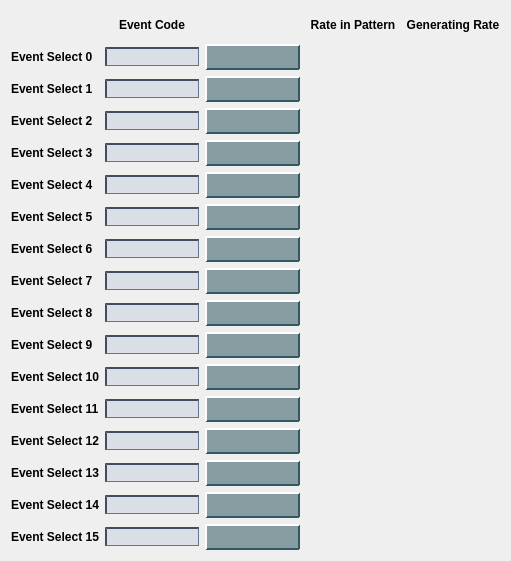
<?xml version="1.0" encoding="UTF-8"?>
<ui version="4.0">
 <class>Form</class>
 <widget class="QWidget" name="Form">
  <property name="geometry">
   <rect>
    <x>0</x>
    <y>0</y>
    <width>511</width>
    <height>561</height>
   </rect>
  </property>
  <property name="windowTitle">
   <string>Timing Event Diagnostics - TPR:${LOCA}:${IOC_UNIT}:${INST}</string>
  </property>
  <property name="styleSheet">
   <string notr="true">QPushButton {
    background-color: rgb(136,157,162);
    border-color: rgb(212,228,233) rgb(50,88,100) rgb(50,88,100) rgb(212,228,233);
    border-style: outset;
    border-radius: 1px;
    border-width: 2px; 
    padding: 4px;
}
QPushButton:hover {
   background-color: rgb(106,127,132);
}
QPushButton:pressed {
    background-color: rgb(208,229,232);
    border-style: inset;
    border-width: 2px;
	border-color: rgb(50,88,100) rgb(212,228,233) rgb(212,228,233) rgb(50,88,100);
}
QPushButton:checked{
    background-color: rgb(208,229,232);
    border-style: inset;
    border-width: 2px;
	border-color:  rgb(112,134,142) rgb(229,233,235) rgb(239,233,235) rgb(112,134,142);
}
QLineEdit {
  background-color: rgb(218,223,230);
  border-color: rgb(66,77,96);
  border-style: inset;
  border-width: 2px 1px 1px 2px;
}
QLineEdit:hover {
 background-color: rgb(198,203,210)
}
PyDMLabel {
  background-color: rgb(189,197,205);
}</string>
  </property>
  <layout class="QGridLayout" name="gridLayout" rowstretch="1,1,1,1,1,1,1,1,1,1,1,1,1,1,1,1,1" columnstretch="0,1,1,1,1">
   <item row="0" column="1">
    <widget class="QLabel" name="label_17">
     <property name="font">
      <font>
       <weight>75</weight>
       <bold>true</bold>
      </font>
     </property>
     <property name="text">
      <string>Event Code</string>
     </property>
     <property name="alignment">
      <set>Qt::AlignCenter</set>
     </property>
    </widget>
   </item>
   <item row="0" column="3">
    <widget class="QLabel" name="label_19">
     <property name="font">
      <font>
       <weight>75</weight>
       <bold>true</bold>
      </font>
     </property>
     <property name="text">
      <string>Rate in Pattern</string>
     </property>
     <property name="alignment">
      <set>Qt::AlignCenter</set>
     </property>
    </widget>
   </item>
   <item row="0" column="4">
    <widget class="QLabel" name="label_20">
     <property name="font">
      <font>
       <weight>75</weight>
       <bold>true</bold>
      </font>
     </property>
     <property name="text">
      <string>Generating Rate</string>
     </property>
     <property name="alignment">
      <set>Qt::AlignCenter</set>
     </property>
    </widget>
   </item>
   <item row="1" column="0">
    <widget class="QLabel" name="label">
     <property name="font">
      <font>
       <weight>75</weight>
       <bold>true</bold>
      </font>
     </property>
     <property name="text">
      <string>Event Select 0</string>
     </property>
    </widget>
   </item>
   <item row="1" column="3">
    <widget class="PyDMLabel" name="PyDMLabel_2">
     <property name="font">
      <font>
       <pointsize>8</pointsize>
      </font>
     </property>
     <property name="toolTip">
      <string/>
     </property>
     <property name="alignment">
      <set>Qt::AlignCenter</set>
     </property>
     <property name="channel" stdset="0">
      <string>ca://TPR:${LOCA}:${IOC_UNIT}:${INST}:SOFTEVSEL0_RATE</string>
     </property>
    </widget>
   </item>
   <item row="1" column="4">
    <widget class="PyDMLabel" name="PyDMLabel_3">
     <property name="font">
      <font>
       <pointsize>8</pointsize>
      </font>
     </property>
     <property name="toolTip">
      <string/>
     </property>
     <property name="alignment">
      <set>Qt::AlignCenter</set>
     </property>
     <property name="channel" stdset="0">
      <string>ca://TPR:${LOCA}:${IOC_UNIT}:${INST}:SOFTEVSEL0_EVRATE</string>
     </property>
    </widget>
   </item>
   <item row="2" column="0">
    <widget class="QLabel" name="label_2">
     <property name="font">
      <font>
       <weight>75</weight>
       <bold>true</bold>
      </font>
     </property>
     <property name="text">
      <string>Event Select 1</string>
     </property>
    </widget>
   </item>
   <item row="2" column="2">
    <widget class="PyDMPushButton" name="PyDMPushButton_2">
     <property name="toolTip">
      <string/>
     </property>
     <property name="channel" stdset="0">
      <string>ca://TPR:${LOCA}:${IOC_UNIT}:${INST}:SOFTEVSEL1_ENABLE</string>
     </property>
    </widget>
   </item>
   <item row="2" column="3">
    <widget class="PyDMLabel" name="PyDMLabel_32">
     <property name="font">
      <font>
       <pointsize>8</pointsize>
      </font>
     </property>
     <property name="toolTip">
      <string/>
     </property>
     <property name="alignment">
      <set>Qt::AlignCenter</set>
     </property>
     <property name="channel" stdset="0">
      <string>ca://TPR:${LOCA}:${IOC_UNIT}:${INST}:SOFTEVSEL1_RATE</string>
     </property>
    </widget>
   </item>
   <item row="2" column="4">
    <widget class="PyDMLabel" name="PyDMLabel_47">
     <property name="font">
      <font>
       <pointsize>8</pointsize>
      </font>
     </property>
     <property name="toolTip">
      <string/>
     </property>
     <property name="alignment">
      <set>Qt::AlignCenter</set>
     </property>
     <property name="channel" stdset="0">
      <string>ca://TPR:${LOCA}:${IOC_UNIT}:${INST}:SOFTEVSEL1_EVRATE</string>
     </property>
    </widget>
   </item>
   <item row="3" column="0">
    <widget class="QLabel" name="label_3">
     <property name="font">
      <font>
       <weight>75</weight>
       <bold>true</bold>
      </font>
     </property>
     <property name="text">
      <string>Event Select 2</string>
     </property>
    </widget>
   </item>
   <item row="3" column="2">
    <widget class="PyDMPushButton" name="PyDMPushButton_3">
     <property name="toolTip">
      <string/>
     </property>
     <property name="channel" stdset="0">
      <string>ca://TPR:${LOCA}:${IOC_UNIT}:${INST}:SOFTEVSEL2_ENABLE</string>
     </property>
    </widget>
   </item>
   <item row="3" column="3">
    <widget class="PyDMLabel" name="PyDMLabel_23">
     <property name="font">
      <font>
       <pointsize>8</pointsize>
      </font>
     </property>
     <property name="toolTip">
      <string/>
     </property>
     <property name="alignment">
      <set>Qt::AlignCenter</set>
     </property>
     <property name="channel" stdset="0">
      <string>ca://TPR:${LOCA}:${IOC_UNIT}:${INST}:SOFTEVSEL2_RATE</string>
     </property>
    </widget>
   </item>
   <item row="3" column="4">
    <widget class="PyDMLabel" name="PyDMLabel_38">
     <property name="font">
      <font>
       <pointsize>8</pointsize>
      </font>
     </property>
     <property name="toolTip">
      <string/>
     </property>
     <property name="alignment">
      <set>Qt::AlignCenter</set>
     </property>
     <property name="channel" stdset="0">
      <string>ca://TPR:${LOCA}:${IOC_UNIT}:${INST}:SOFTEVSEL2_EVRATE</string>
     </property>
    </widget>
   </item>
   <item row="4" column="0">
    <widget class="QLabel" name="label_4">
     <property name="font">
      <font>
       <weight>75</weight>
       <bold>true</bold>
      </font>
     </property>
     <property name="text">
      <string>Event Select 3</string>
     </property>
    </widget>
   </item>
   <item row="4" column="2">
    <widget class="PyDMPushButton" name="PyDMPushButton_4">
     <property name="toolTip">
      <string/>
     </property>
     <property name="channel" stdset="0">
      <string>ca://TPR:${LOCA}:${IOC_UNIT}:${INST}:SOFTEVSEL3_ENABLE</string>
     </property>
    </widget>
   </item>
   <item row="4" column="3">
    <widget class="PyDMLabel" name="PyDMLabel_30">
     <property name="font">
      <font>
       <pointsize>8</pointsize>
      </font>
     </property>
     <property name="toolTip">
      <string/>
     </property>
     <property name="alignment">
      <set>Qt::AlignCenter</set>
     </property>
     <property name="channel" stdset="0">
      <string>ca://TPR:${LOCA}:${IOC_UNIT}:${INST}:SOFTEVSEL3_RATE</string>
     </property>
    </widget>
   </item>
   <item row="4" column="4">
    <widget class="PyDMLabel" name="PyDMLabel_45">
     <property name="font">
      <font>
       <pointsize>8</pointsize>
      </font>
     </property>
     <property name="toolTip">
      <string/>
     </property>
     <property name="alignment">
      <set>Qt::AlignCenter</set>
     </property>
     <property name="channel" stdset="0">
      <string>ca://TPR:${LOCA}:${IOC_UNIT}:${INST}:SOFTEVSEL3_EVRATE</string>
     </property>
    </widget>
   </item>
   <item row="5" column="0">
    <widget class="QLabel" name="label_5">
     <property name="font">
      <font>
       <weight>75</weight>
       <bold>true</bold>
      </font>
     </property>
     <property name="text">
      <string>Event Select 4</string>
     </property>
    </widget>
   </item>
   <item row="5" column="2">
    <widget class="PyDMPushButton" name="PyDMPushButton_5">
     <property name="toolTip">
      <string/>
     </property>
     <property name="channel" stdset="0">
      <string>ca://TPR:${LOCA}:${IOC_UNIT}:${INST}:SOFTEVSEL4_ENABLE</string>
     </property>
    </widget>
   </item>
   <item row="5" column="3">
    <widget class="PyDMLabel" name="PyDMLabel_26">
     <property name="font">
      <font>
       <pointsize>8</pointsize>
      </font>
     </property>
     <property name="toolTip">
      <string/>
     </property>
     <property name="alignment">
      <set>Qt::AlignCenter</set>
     </property>
     <property name="channel" stdset="0">
      <string>ca://TPR:${LOCA}:${IOC_UNIT}:${INST}:SOFTEVSEL4_RATE</string>
     </property>
    </widget>
   </item>
   <item row="5" column="4">
    <widget class="PyDMLabel" name="PyDMLabel_41">
     <property name="font">
      <font>
       <pointsize>8</pointsize>
      </font>
     </property>
     <property name="toolTip">
      <string/>
     </property>
     <property name="alignment">
      <set>Qt::AlignCenter</set>
     </property>
     <property name="channel" stdset="0">
      <string>ca://TPR:${LOCA}:${IOC_UNIT}:${INST}:SOFTEVSEL4_EVRATE</string>
     </property>
    </widget>
   </item>
   <item row="6" column="0">
    <widget class="QLabel" name="label_6">
     <property name="font">
      <font>
       <weight>75</weight>
       <bold>true</bold>
      </font>
     </property>
     <property name="text">
      <string>Event Select 5</string>
     </property>
    </widget>
   </item>
   <item row="6" column="2">
    <widget class="PyDMPushButton" name="PyDMPushButton_6">
     <property name="toolTip">
      <string/>
     </property>
     <property name="channel" stdset="0">
      <string>ca://TPR:${LOCA}:${IOC_UNIT}:${INST}:SOFTEVSEL5_ENABLE</string>
     </property>
    </widget>
   </item>
   <item row="6" column="3">
    <widget class="PyDMLabel" name="PyDMLabel_27">
     <property name="font">
      <font>
       <pointsize>8</pointsize>
      </font>
     </property>
     <property name="toolTip">
      <string/>
     </property>
     <property name="alignment">
      <set>Qt::AlignCenter</set>
     </property>
     <property name="channel" stdset="0">
      <string>ca://TPR:${LOCA}:${IOC_UNIT}:${INST}:SOFTEVSEL5_RATE</string>
     </property>
    </widget>
   </item>
   <item row="6" column="4">
    <widget class="PyDMLabel" name="PyDMLabel_42">
     <property name="font">
      <font>
       <pointsize>8</pointsize>
      </font>
     </property>
     <property name="toolTip">
      <string/>
     </property>
     <property name="alignment">
      <set>Qt::AlignCenter</set>
     </property>
     <property name="channel" stdset="0">
      <string>ca://TPR:${LOCA}:${IOC_UNIT}:${INST}:SOFTEVSEL5_EVRATE</string>
     </property>
    </widget>
   </item>
   <item row="7" column="0">
    <widget class="QLabel" name="label_7">
     <property name="font">
      <font>
       <weight>75</weight>
       <bold>true</bold>
      </font>
     </property>
     <property name="text">
      <string>Event Select 6</string>
     </property>
    </widget>
   </item>
   <item row="7" column="2">
    <widget class="PyDMPushButton" name="PyDMPushButton_7">
     <property name="toolTip">
      <string/>
     </property>
     <property name="channel" stdset="0">
      <string>ca://TPR:${LOCA}:${IOC_UNIT}:${INST}:SOFTEVSEL6_ENABLE</string>
     </property>
    </widget>
   </item>
   <item row="7" column="3">
    <widget class="PyDMLabel" name="PyDMLabel_25">
     <property name="font">
      <font>
       <pointsize>8</pointsize>
      </font>
     </property>
     <property name="toolTip">
      <string/>
     </property>
     <property name="alignment">
      <set>Qt::AlignCenter</set>
     </property>
     <property name="channel" stdset="0">
      <string>ca://TPR:${LOCA}:${IOC_UNIT}:${INST}:SOFTEVSEL6_RATE</string>
     </property>
    </widget>
   </item>
   <item row="7" column="4">
    <widget class="PyDMLabel" name="PyDMLabel_40">
     <property name="font">
      <font>
       <pointsize>8</pointsize>
      </font>
     </property>
     <property name="toolTip">
      <string/>
     </property>
     <property name="alignment">
      <set>Qt::AlignCenter</set>
     </property>
     <property name="channel" stdset="0">
      <string>ca://TPR:${LOCA}:${IOC_UNIT}:${INST}:SOFTEVSEL6_EVRATE</string>
     </property>
    </widget>
   </item>
   <item row="8" column="0">
    <widget class="QLabel" name="label_8">
     <property name="font">
      <font>
       <weight>75</weight>
       <bold>true</bold>
      </font>
     </property>
     <property name="text">
      <string>Event Select 7</string>
     </property>
    </widget>
   </item>
   <item row="8" column="2">
    <widget class="PyDMPushButton" name="PyDMPushButton_8">
     <property name="toolTip">
      <string/>
     </property>
     <property name="channel" stdset="0">
      <string>ca://TPR:${LOCA}:${IOC_UNIT}:${INST}:SOFTEVSEL7_ENABLE</string>
     </property>
    </widget>
   </item>
   <item row="8" column="3">
    <widget class="PyDMLabel" name="PyDMLabel_19">
     <property name="font">
      <font>
       <pointsize>8</pointsize>
      </font>
     </property>
     <property name="toolTip">
      <string/>
     </property>
     <property name="alignment">
      <set>Qt::AlignCenter</set>
     </property>
     <property name="channel" stdset="0">
      <string>ca://TPR:${LOCA}:${IOC_UNIT}:${INST}:SOFTEVSEL7_RATE</string>
     </property>
    </widget>
   </item>
   <item row="8" column="4">
    <widget class="PyDMLabel" name="PyDMLabel_34">
     <property name="font">
      <font>
       <pointsize>8</pointsize>
      </font>
     </property>
     <property name="toolTip">
      <string/>
     </property>
     <property name="alignment">
      <set>Qt::AlignCenter</set>
     </property>
     <property name="channel" stdset="0">
      <string>ca://TPR:${LOCA}:${IOC_UNIT}:${INST}:SOFTEVSEL7_EVRATE</string>
     </property>
    </widget>
   </item>
   <item row="9" column="0">
    <widget class="QLabel" name="label_9">
     <property name="font">
      <font>
       <weight>75</weight>
       <bold>true</bold>
      </font>
     </property>
     <property name="text">
      <string>Event Select 8</string>
     </property>
    </widget>
   </item>
   <item row="9" column="2">
    <widget class="PyDMPushButton" name="PyDMPushButton_9">
     <property name="toolTip">
      <string/>
     </property>
     <property name="channel" stdset="0">
      <string>ca://TPR:${LOCA}:${IOC_UNIT}:${INST}:SOFTEVSEL8_ENABLE</string>
     </property>
    </widget>
   </item>
   <item row="9" column="3">
    <widget class="PyDMLabel" name="PyDMLabel_20">
     <property name="font">
      <font>
       <pointsize>8</pointsize>
      </font>
     </property>
     <property name="toolTip">
      <string/>
     </property>
     <property name="alignment">
      <set>Qt::AlignCenter</set>
     </property>
     <property name="channel" stdset="0">
      <string>ca://TPR:${LOCA}:${IOC_UNIT}:${INST}:SOFTEVSEL8_RATE</string>
     </property>
    </widget>
   </item>
   <item row="9" column="4">
    <widget class="PyDMLabel" name="PyDMLabel_35">
     <property name="font">
      <font>
       <pointsize>8</pointsize>
      </font>
     </property>
     <property name="toolTip">
      <string/>
     </property>
     <property name="alignment">
      <set>Qt::AlignCenter</set>
     </property>
     <property name="channel" stdset="0">
      <string>ca://TPR:${LOCA}:${IOC_UNIT}:${INST}:SOFTEVSEL8_EVRATE</string>
     </property>
    </widget>
   </item>
   <item row="10" column="0">
    <widget class="QLabel" name="label_10">
     <property name="font">
      <font>
       <weight>75</weight>
       <bold>true</bold>
      </font>
     </property>
     <property name="text">
      <string>Event Select 9</string>
     </property>
    </widget>
   </item>
   <item row="10" column="2">
    <widget class="PyDMPushButton" name="PyDMPushButton_10">
     <property name="toolTip">
      <string/>
     </property>
     <property name="channel" stdset="0">
      <string>ca://TPR:${LOCA}:${IOC_UNIT}:${INST}:SOFTEVSEL9_ENABLE</string>
     </property>
    </widget>
   </item>
   <item row="10" column="3">
    <widget class="PyDMLabel" name="PyDMLabel_31">
     <property name="font">
      <font>
       <pointsize>8</pointsize>
      </font>
     </property>
     <property name="toolTip">
      <string/>
     </property>
     <property name="alignment">
      <set>Qt::AlignCenter</set>
     </property>
     <property name="channel" stdset="0">
      <string>ca://TPR:${LOCA}:${IOC_UNIT}:${INST}:SOFTEVSEL9_RATE</string>
     </property>
    </widget>
   </item>
   <item row="10" column="4">
    <widget class="PyDMLabel" name="PyDMLabel_46">
     <property name="font">
      <font>
       <pointsize>8</pointsize>
      </font>
     </property>
     <property name="toolTip">
      <string/>
     </property>
     <property name="alignment">
      <set>Qt::AlignCenter</set>
     </property>
     <property name="channel" stdset="0">
      <string>ca://TPR:${LOCA}:${IOC_UNIT}:${INST}:SOFTEVSEL9_EVRATE</string>
     </property>
    </widget>
   </item>
   <item row="11" column="0">
    <widget class="QLabel" name="label_11">
     <property name="font">
      <font>
       <weight>75</weight>
       <bold>true</bold>
      </font>
     </property>
     <property name="text">
      <string>Event Select 10</string>
     </property>
    </widget>
   </item>
   <item row="11" column="2">
    <widget class="PyDMPushButton" name="PyDMPushButton_11">
     <property name="toolTip">
      <string/>
     </property>
     <property name="channel" stdset="0">
      <string>ca://TPR:${LOCA}:${IOC_UNIT}:${INST}:SOFTEVSEL10_ENABLE</string>
     </property>
    </widget>
   </item>
   <item row="11" column="3">
    <widget class="PyDMLabel" name="PyDMLabel_28">
     <property name="font">
      <font>
       <pointsize>8</pointsize>
      </font>
     </property>
     <property name="toolTip">
      <string/>
     </property>
     <property name="alignment">
      <set>Qt::AlignCenter</set>
     </property>
     <property name="channel" stdset="0">
      <string>ca://TPR:${LOCA}:${IOC_UNIT}:${INST}:SOFTEVSEL10_RATE</string>
     </property>
    </widget>
   </item>
   <item row="11" column="4">
    <widget class="PyDMLabel" name="PyDMLabel_43">
     <property name="font">
      <font>
       <pointsize>8</pointsize>
      </font>
     </property>
     <property name="toolTip">
      <string/>
     </property>
     <property name="alignment">
      <set>Qt::AlignCenter</set>
     </property>
     <property name="channel" stdset="0">
      <string>ca://TPR:${LOCA}:${IOC_UNIT}:${INST}:SOFTEVSEL10_EVRATE</string>
     </property>
    </widget>
   </item>
   <item row="12" column="0">
    <widget class="QLabel" name="label_12">
     <property name="font">
      <font>
       <weight>75</weight>
       <bold>true</bold>
      </font>
     </property>
     <property name="text">
      <string>Event Select 11</string>
     </property>
    </widget>
   </item>
   <item row="12" column="2">
    <widget class="PyDMPushButton" name="PyDMPushButton_12">
     <property name="toolTip">
      <string/>
     </property>
     <property name="channel" stdset="0">
      <string>ca://TPR:${LOCA}:${IOC_UNIT}:${INST}:SOFTEVSEL11_ENABLE</string>
     </property>
    </widget>
   </item>
   <item row="12" column="3">
    <widget class="PyDMLabel" name="PyDMLabel_21">
     <property name="font">
      <font>
       <pointsize>8</pointsize>
      </font>
     </property>
     <property name="toolTip">
      <string/>
     </property>
     <property name="alignment">
      <set>Qt::AlignCenter</set>
     </property>
     <property name="channel" stdset="0">
      <string>ca://TPR:${LOCA}:${IOC_UNIT}:${INST}:SOFTEVSEL11_RATE</string>
     </property>
    </widget>
   </item>
   <item row="12" column="4">
    <widget class="PyDMLabel" name="PyDMLabel_36">
     <property name="font">
      <font>
       <pointsize>8</pointsize>
      </font>
     </property>
     <property name="toolTip">
      <string/>
     </property>
     <property name="alignment">
      <set>Qt::AlignCenter</set>
     </property>
     <property name="channel" stdset="0">
      <string>ca://TPR:${LOCA}:${IOC_UNIT}:${INST}:SOFTEVSEL11_EVRATE</string>
     </property>
    </widget>
   </item>
   <item row="13" column="0">
    <widget class="QLabel" name="label_13">
     <property name="font">
      <font>
       <weight>75</weight>
       <bold>true</bold>
      </font>
     </property>
     <property name="text">
      <string>Event Select 12</string>
     </property>
    </widget>
   </item>
   <item row="13" column="2">
    <widget class="PyDMPushButton" name="PyDMPushButton_13">
     <property name="toolTip">
      <string/>
     </property>
     <property name="channel" stdset="0">
      <string>ca://TPR:${LOCA}:${IOC_UNIT}:${INST}:SOFTEVSEL12_ENABLE</string>
     </property>
    </widget>
   </item>
   <item row="13" column="3">
    <widget class="PyDMLabel" name="PyDMLabel_33">
     <property name="font">
      <font>
       <pointsize>8</pointsize>
      </font>
     </property>
     <property name="toolTip">
      <string/>
     </property>
     <property name="alignment">
      <set>Qt::AlignCenter</set>
     </property>
     <property name="channel" stdset="0">
      <string>ca://TPR:${LOCA}:${IOC_UNIT}:${INST}:SOFTEVSEL12_RATE</string>
     </property>
    </widget>
   </item>
   <item row="13" column="4">
    <widget class="PyDMLabel" name="PyDMLabel_48">
     <property name="font">
      <font>
       <pointsize>8</pointsize>
      </font>
     </property>
     <property name="toolTip">
      <string/>
     </property>
     <property name="alignment">
      <set>Qt::AlignCenter</set>
     </property>
     <property name="channel" stdset="0">
      <string>ca://TPR:${LOCA}:${IOC_UNIT}:${INST}:SOFTEVSEL12_EVRATE</string>
     </property>
    </widget>
   </item>
   <item row="14" column="0">
    <widget class="QLabel" name="label_14">
     <property name="font">
      <font>
       <weight>75</weight>
       <bold>true</bold>
      </font>
     </property>
     <property name="text">
      <string>Event Select 13</string>
     </property>
    </widget>
   </item>
   <item row="14" column="2">
    <widget class="PyDMPushButton" name="PyDMPushButton_14">
     <property name="toolTip">
      <string/>
     </property>
     <property name="channel" stdset="0">
      <string>ca://TPR:${LOCA}:${IOC_UNIT}:${INST}:SOFTEVSEL13_ENABLE</string>
     </property>
    </widget>
   </item>
   <item row="14" column="3">
    <widget class="PyDMLabel" name="PyDMLabel_29">
     <property name="font">
      <font>
       <pointsize>8</pointsize>
      </font>
     </property>
     <property name="toolTip">
      <string/>
     </property>
     <property name="alignment">
      <set>Qt::AlignCenter</set>
     </property>
     <property name="channel" stdset="0">
      <string>ca://TPR:${LOCA}:${IOC_UNIT}:${INST}:SOFTEVSEL13_RATE</string>
     </property>
    </widget>
   </item>
   <item row="14" column="4">
    <widget class="PyDMLabel" name="PyDMLabel_44">
     <property name="font">
      <font>
       <pointsize>8</pointsize>
      </font>
     </property>
     <property name="toolTip">
      <string/>
     </property>
     <property name="alignment">
      <set>Qt::AlignCenter</set>
     </property>
     <property name="channel" stdset="0">
      <string>ca://TPR:${LOCA}:${IOC_UNIT}:${INST}:SOFTEVSEL13_EVRATE</string>
     </property>
    </widget>
   </item>
   <item row="15" column="0">
    <widget class="QLabel" name="label_15">
     <property name="font">
      <font>
       <weight>75</weight>
       <bold>true</bold>
      </font>
     </property>
     <property name="text">
      <string>Event Select 14</string>
     </property>
    </widget>
   </item>
   <item row="15" column="2">
    <widget class="PyDMPushButton" name="PyDMPushButton_15">
     <property name="toolTip">
      <string/>
     </property>
     <property name="channel" stdset="0">
      <string>ca://TPR:${LOCA}:${IOC_UNIT}:${INST}:SOFTEVSEL14_ENABLE</string>
     </property>
    </widget>
   </item>
   <item row="15" column="3">
    <widget class="PyDMLabel" name="PyDMLabel_22">
     <property name="font">
      <font>
       <pointsize>8</pointsize>
      </font>
     </property>
     <property name="toolTip">
      <string/>
     </property>
     <property name="alignment">
      <set>Qt::AlignCenter</set>
     </property>
     <property name="channel" stdset="0">
      <string>ca://TPR:${LOCA}:${IOC_UNIT}:${INST}:SOFTEVSEL14_RATE</string>
     </property>
    </widget>
   </item>
   <item row="15" column="4">
    <widget class="PyDMLabel" name="PyDMLabel_37">
     <property name="font">
      <font>
       <pointsize>8</pointsize>
      </font>
     </property>
     <property name="toolTip">
      <string/>
     </property>
     <property name="alignment">
      <set>Qt::AlignCenter</set>
     </property>
     <property name="channel" stdset="0">
      <string>ca://TPR:${LOCA}:${IOC_UNIT}:${INST}:SOFTEVSEL14_EVRATE</string>
     </property>
    </widget>
   </item>
   <item row="16" column="0">
    <widget class="QLabel" name="label_16">
     <property name="font">
      <font>
       <weight>75</weight>
       <bold>true</bold>
      </font>
     </property>
     <property name="text">
      <string>Event Select 15</string>
     </property>
    </widget>
   </item>
   <item row="16" column="2">
    <widget class="PyDMPushButton" name="PyDMPushButton_16">
     <property name="toolTip">
      <string/>
     </property>
     <property name="channel" stdset="0">
      <string>ca://TPR:${LOCA}:${IOC_UNIT}:${INST}:SOFTEVSEL15_ENABLE</string>
     </property>
    </widget>
   </item>
   <item row="16" column="3">
    <widget class="PyDMLabel" name="PyDMLabel_24">
     <property name="font">
      <font>
       <pointsize>8</pointsize>
      </font>
     </property>
     <property name="toolTip">
      <string/>
     </property>
     <property name="alignment">
      <set>Qt::AlignCenter</set>
     </property>
     <property name="channel" stdset="0">
      <string>ca://TPR:${LOCA}:${IOC_UNIT}:${INST}:SOFTEVSEL15_RATE</string>
     </property>
    </widget>
   </item>
   <item row="16" column="4">
    <widget class="PyDMLabel" name="PyDMLabel_39">
     <property name="font">
      <font>
       <pointsize>8</pointsize>
      </font>
     </property>
     <property name="toolTip">
      <string/>
     </property>
     <property name="alignment">
      <set>Qt::AlignCenter</set>
     </property>
     <property name="channel" stdset="0">
      <string>ca://TPR:${LOCA}:${IOC_UNIT}:${INST}:SOFTEVSEL15_EVRATE</string>
     </property>
    </widget>
   </item>
   <item row="1" column="2">
    <widget class="PyDMPushButton" name="PyDMPushButton">
     <property name="toolTip">
      <string/>
     </property>
     <property name="channel" stdset="0">
      <string>ca://TPR:${LOCA}:${IOC_UNIT}:${INST}:SOFTEVSEL0_ENABLE</string>
     </property>
    </widget>
   </item>
   <item row="1" column="1">
    <widget class="PyDMLineEdit" name="PyDMLineEdit">
     <property name="toolTip">
      <string/>
     </property>
     <property name="channel" stdset="0">
      <string>ca://TPR:${LOCA}:${IOC_UNIT}:${INST}:SOFTEVSEL0_EVCODE  </string>
     </property>
    </widget>
   </item>
   <item row="2" column="1">
    <widget class="PyDMLineEdit" name="PyDMLineEdit_2">
     <property name="toolTip">
      <string/>
     </property>
     <property name="channel" stdset="0">
      <string>ca://TPR:${LOCA}:${IOC_UNIT}:${INST}:SOFTEVSEL1_EVCODE  </string>
     </property>
    </widget>
   </item>
   <item row="3" column="1">
    <widget class="PyDMLineEdit" name="PyDMLineEdit_3">
     <property name="toolTip">
      <string/>
     </property>
     <property name="channel" stdset="0">
      <string>ca://TPR:${LOCA}:${IOC_UNIT}:${INST}:SOFTEVSEL2_EVCODE  </string>
     </property>
    </widget>
   </item>
   <item row="4" column="1">
    <widget class="PyDMLineEdit" name="PyDMLineEdit_4">
     <property name="toolTip">
      <string/>
     </property>
     <property name="channel" stdset="0">
      <string>ca://TPR:${LOCA}:${IOC_UNIT}:${INST}:SOFTEVSEL3_EVCODE  </string>
     </property>
    </widget>
   </item>
   <item row="5" column="1">
    <widget class="PyDMLineEdit" name="PyDMLineEdit_5">
     <property name="toolTip">
      <string/>
     </property>
     <property name="channel" stdset="0">
      <string>ca://TPR:${LOCA}:${IOC_UNIT}:${INST}:SOFTEVSEL4_EVCODE  </string>
     </property>
    </widget>
   </item>
   <item row="6" column="1">
    <widget class="PyDMLineEdit" name="PyDMLineEdit_6">
     <property name="toolTip">
      <string/>
     </property>
     <property name="channel" stdset="0">
      <string>ca://TPR:${LOCA}:${IOC_UNIT}:${INST}:SOFTEVSEL5_EVCODE  </string>
     </property>
    </widget>
   </item>
   <item row="7" column="1">
    <widget class="PyDMLineEdit" name="PyDMLineEdit_7">
     <property name="toolTip">
      <string/>
     </property>
     <property name="channel" stdset="0">
      <string>ca://TPR:${LOCA}:${IOC_UNIT}:${INST}:SOFTEVSEL6_EVCODE  </string>
     </property>
    </widget>
   </item>
   <item row="8" column="1">
    <widget class="PyDMLineEdit" name="PyDMLineEdit_8">
     <property name="toolTip">
      <string/>
     </property>
     <property name="channel" stdset="0">
      <string>ca://TPR:${LOCA}:${IOC_UNIT}:${INST}:SOFTEVSEL7_EVCODE  </string>
     </property>
    </widget>
   </item>
   <item row="9" column="1">
    <widget class="PyDMLineEdit" name="PyDMLineEdit_9">
     <property name="toolTip">
      <string/>
     </property>
     <property name="channel" stdset="0">
      <string>ca://TPR:${LOCA}:${IOC_UNIT}:${INST}:SOFTEVSEL8_EVCODE  </string>
     </property>
    </widget>
   </item>
   <item row="10" column="1">
    <widget class="PyDMLineEdit" name="PyDMLineEdit_10">
     <property name="toolTip">
      <string/>
     </property>
     <property name="channel" stdset="0">
      <string>ca://TPR:${LOCA}:${IOC_UNIT}:${INST}:SOFTEVSEL9_EVCODE  </string>
     </property>
    </widget>
   </item>
   <item row="11" column="1">
    <widget class="PyDMLineEdit" name="PyDMLineEdit_11">
     <property name="toolTip">
      <string/>
     </property>
     <property name="channel" stdset="0">
      <string>ca://TPR:${LOCA}:${IOC_UNIT}:${INST}:SOFTEVSEL10_EVCODE  </string>
     </property>
    </widget>
   </item>
   <item row="12" column="1">
    <widget class="PyDMLineEdit" name="PyDMLineEdit_12">
     <property name="toolTip">
      <string/>
     </property>
     <property name="channel" stdset="0">
      <string>ca://TPR:${LOCA}:${IOC_UNIT}:${INST}:SOFTEVSEL11_EVCODE  </string>
     </property>
    </widget>
   </item>
   <item row="13" column="1">
    <widget class="PyDMLineEdit" name="PyDMLineEdit_13">
     <property name="toolTip">
      <string/>
     </property>
     <property name="channel" stdset="0">
      <string>ca://TPR:${LOCA}:${IOC_UNIT}:${INST}:SOFTEVSEL12_EVCODE  </string>
     </property>
    </widget>
   </item>
   <item row="14" column="1">
    <widget class="PyDMLineEdit" name="PyDMLineEdit_14">
     <property name="toolTip">
      <string/>
     </property>
     <property name="channel" stdset="0">
      <string>ca://TPR:${LOCA}:${IOC_UNIT}:${INST}:SOFTEVSEL13_EVCODE  </string>
     </property>
    </widget>
   </item>
   <item row="15" column="1">
    <widget class="PyDMLineEdit" name="PyDMLineEdit_15">
     <property name="toolTip">
      <string/>
     </property>
     <property name="channel" stdset="0">
      <string>ca://TPR:${LOCA}:${IOC_UNIT}:${INST}:SOFTEVSEL14_EVCODE  </string>
     </property>
    </widget>
   </item>
   <item row="16" column="1">
    <widget class="PyDMLineEdit" name="PyDMLineEdit_16">
     <property name="toolTip">
      <string/>
     </property>
     <property name="channel" stdset="0">
      <string>ca://TPR:${LOCA}:${IOC_UNIT}:${INST}:SOFTEVSEL15_EVCODE  </string>
     </property>
    </widget>
   </item>
  </layout>
 </widget>
 <customwidgets>
  <customwidget>
   <class>PyDMLabel</class>
   <extends>QLabel</extends>
   <header>pydm.widgets.label</header>
  </customwidget>
  <customwidget>
   <class>PyDMLineEdit</class>
   <extends>QLineEdit</extends>
   <header>pydm.widgets.line_edit</header>
  </customwidget>
  <customwidget>
   <class>PyDMPushButton</class>
   <extends>QPushButton</extends>
   <header>pydm.widgets.pushbutton</header>
  </customwidget>
 </customwidgets>
 <resources/>
 <connections/>
</ui>
